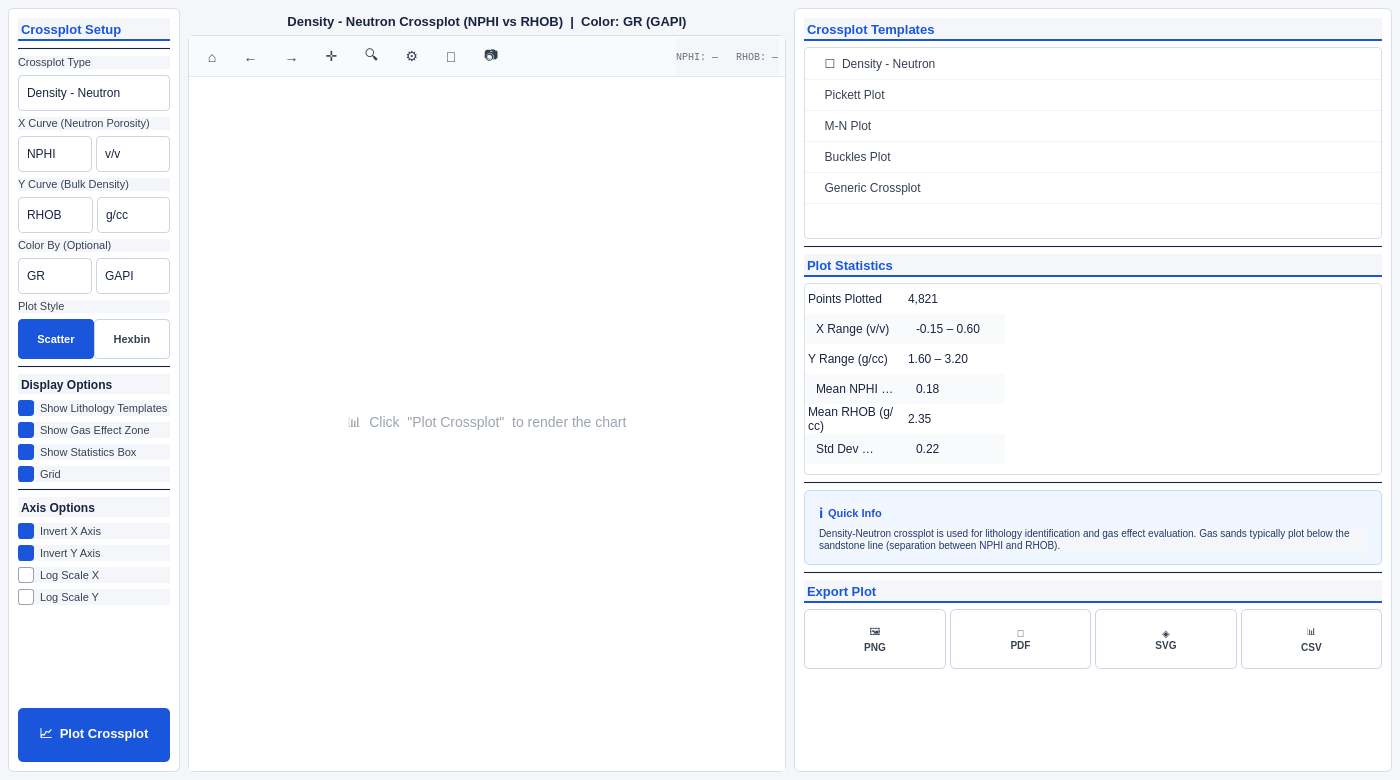
<?xml version="1.0" encoding="UTF-8"?>
<ui version="4.0">
 <class>CrossplotWidget</class>
 <widget class="QWidget" name="CrossplotWidget">
  <property name="geometry">
   <rect>
    <x>0</x>
    <y>0</y>
    <width>1400</width>
    <height>780</height>
   </rect>
  </property>
  <property name="windowTitle">
   <string>PetroARX — Crossplot Analysis</string>
  </property>
  <property name="styleSheet">
   <string notr="true">
/* ── Global ── */
QWidget {
    background-color: #F4F6FA;
    color: #1A2340;
    font-family: "Segoe UI", Arial, sans-serif;
    font-size: 12px;
}

/* ── Side panels ── */
#leftPanel, #rightPanel {
    background-color: #FFFFFF;
    border: 1px solid #D8DEE9;
    border-radius: 6px;
}

/* ── Section labels ── */
#lblCrossplotSetup, #lblTemplates, #lblPlotStatistics, #lblExportPlot {
    color: #1A56DB;
    font-size: 13px;
    font-weight: bold;
    padding: 4px 0px 2px 0px;
    border-bottom: 2px solid #1A56DB;
}

#lblAxisOptions, #lblDisplayOptions {
    color: #1A2340;
    font-size: 12px;
    font-weight: bold;
    padding: 4px 0px 2px 0px;
}

/* ── Field labels ── */
QLabel {
    color: #374151;
    font-size: 11px;
}

/* ── ComboBoxes ── */
QComboBox {
    background-color: #FFFFFF;
    border: 1px solid #CBD5E1;
    border-radius: 4px;
    padding: 4px 8px;
    color: #1A2340;
    selection-background-color: #1A56DB;
    min-height: 26px;
}
QComboBox:hover  { border-color: #1A56DB; }
QComboBox::drop-down {
    border: none;
    width: 20px;
}
QComboBox::down-arrow {
    image: none;
    border-left: 4px solid transparent;
    border-right: 4px solid transparent;
    border-top: 5px solid #6B7280;
    width: 0; height: 0;
    margin-right: 5px;
}

/* ── CheckBoxes ── */
QCheckBox {
    spacing: 6px;
    color: #374151;
    font-size: 11px;
}
QCheckBox::indicator {
    width: 14px;
    height: 14px;
    border: 1px solid #9CA3AF;
    border-radius: 3px;
    background: #FFFFFF;
}
QCheckBox::indicator:checked {
    background-color: #1A56DB;
    border-color: #1A56DB;
}

/* ── Plot style toggle buttons ── */
#btnScatter, #btnHexbin {
    border: 1px solid #CBD5E1;
    border-radius: 4px;
    padding: 5px 0px;
    font-size: 11px;
    font-weight: 500;
    min-height: 28px;
}
#btnScatter {
    background-color: #1A56DB;
    color: #FFFFFF;
    border-color: #1A56DB;
}
#btnHexbin {
    background-color: #FFFFFF;
    color: #374151;
}
#btnScatter:hover { background-color: #1648C0; }
#btnHexbin:hover  { background-color: #F1F5F9; }

/* ── Plot Crossplot button ── */
#btnPlotCrossplot {
    background-color: #1A56DB;
    color: #FFFFFF;
    border: none;
    border-radius: 5px;
    font-size: 13px;
    font-weight: bold;
    padding: 8px 0px;
    min-height: 38px;
}
#btnPlotCrossplot:hover  { background-color: #1648C0; }
#btnPlotCrossplot:pressed { background-color: #133AAA; }

/* ── Toolbar ── */
#plotToolbar {
    background-color: #F8FAFC;
    border-bottom: 1px solid #E2E8F0;
    padding: 2px 4px;
}
#plotToolbar QToolButton {
    background: transparent;
    border: 1px solid transparent;
    border-radius: 4px;
    padding: 4px 6px;
    color: #374151;
    font-size: 14px;
}
#plotToolbar QToolButton:hover  { background: #E8EFF9; border-color: #B0C4DE; }
#plotToolbar QToolButton:pressed { background: #D0DCF5; }

/* ── Plot title bar ── */
#lblPlotTitle {
    color: #1A2340;
    font-size: 13px;
    font-weight: bold;
    padding: 6px 0px;
    qproperty-alignment: AlignCenter;
}

/* ── Plot canvas frame ── */
#plotFrame {
    background-color: #FFFFFF;
    border: 1px solid #D8DEE9;
    border-radius: 6px;
}

/* ── Template list ── */
QListWidget {
    background-color: #FFFFFF;
    border: 1px solid #D8DEE9;
    border-radius: 4px;
    outline: none;
}
QListWidget::item {
    padding: 8px 10px;
    border-bottom: 1px solid #F1F5F9;
    color: #374151;
    font-size: 11px;
}
QListWidget::item:selected {
    background-color: #1A56DB;
    color: #FFFFFF;
    border-radius: 3px;
}
QListWidget::item:hover:!selected { background-color: #EBF2FF; }

/* ── Statistics table ── */
#statsTable {
    background-color: #FFFFFF;
    border: 1px solid #D8DEE9;
    border-radius: 4px;
    gridline-color: #F1F5F9;
}
#statsTable QHeaderView::section {
    background-color: #F4F6FA;
    border: none;
    border-bottom: 1px solid #D8DEE9;
    font-weight: bold;
    font-size: 10px;
    padding: 4px;
    color: #6B7280;
}
#statsTable::item { padding: 4px 8px; font-size: 11px; }
#statsTable::item:alternate { background-color: #F8FAFC; }

/* ── Quick info box ── */
#quickInfoFrame {
    background-color: #EFF6FF;
    border: 1px solid #BFDBFE;
    border-radius: 5px;
    padding: 6px;
}
#lblQuickInfoTitle {
    color: #1A56DB;
    font-size: 11px;
    font-weight: bold;
}
#lblQuickInfoBody {
    color: #1E3A6E;
    font-size: 10px;
    qproperty-wordWrap: true;
}

/* ── Export buttons ── */
#btnExportPNG, #btnExportPDF, #btnExportSVG, #btnExportCSV {
    background-color: #FFFFFF;
    border: 1px solid #CBD5E1;
    border-radius: 5px;
    color: #374151;
    font-size: 10px;
    font-weight: 500;
    padding: 6px 2px;
    min-height: 46px;
}
#btnExportPNG:hover, #btnExportPDF:hover,
#btnExportSVG:hover, #btnExportCSV:hover {
    background-color: #EBF2FF;
    border-color: #1A56DB;
    color: #1A56DB;
}

/* ── Separators ── */
QFrame[frameShape="4"],   /* HLine */
QFrame[frameShape="5"] {  /* VLine */
    color: #E2E8F0;
}

/* ── Scrollbars ── */
QScrollBar:vertical {
    width: 8px;
    background: #F4F6FA;
    border-radius: 4px;
}
QScrollBar::handle:vertical {
    background: #CBD5E1;
    border-radius: 4px;
    min-height: 20px;
}
QScrollBar::add-line:vertical, QScrollBar::sub-line:vertical { height: 0px; }
   </string>
  </property>

  <!-- ═══════════════════════════════════════════════════════════
       ROOT HORIZONTAL LAYOUT  [Left | Center | Right]
       ═══════════════════════════════════════════════════════════ -->
  <layout class="QHBoxLayout" name="rootLayout">
   <property name="spacing"><number>8</number></property>
   <property name="leftMargin"><number>8</number></property>
   <property name="topMargin"><number>8</number></property>
   <property name="rightMargin"><number>8</number></property>
   <property name="bottomMargin"><number>8</number></property>

   <!-- ╔══════════════════════════════╗
        ║        LEFT PANEL            ║
        ╚══════════════════════════════╝ -->
   <item>
    <widget class="QWidget" name="leftPanel">
     <property name="minimumWidth"><number>248</number></property>
     <property name="maximumWidth"><number>260</number></property>
     <layout class="QVBoxLayout" name="leftLayout">
      <property name="spacing"><number>6</number></property>
      <property name="leftMargin"><number>10</number></property>
      <property name="topMargin"><number>10</number></property>
      <property name="rightMargin"><number>10</number></property>
      <property name="bottomMargin"><number>10</number></property>

      <!-- Section title -->
      <item>
       <widget class="QLabel" name="lblCrossplotSetup">
        <property name="text"><string>Crossplot Setup</string></property>
       </widget>
      </item>

      <item><widget class="QFrame" name="line1"><property name="frameShape"><enum>QFrame::HLine</enum></property></widget></item>

      <!-- Crossplot Type -->
      <item>
       <widget class="QLabel" name="lblCrossplotType">
        <property name="text"><string>Crossplot Type</string></property>
       </widget>
      </item>
      <item>
       <widget class="QComboBox" name="cboCrossplotType">
        <item><property name="text"><string>Density - Neutron</string></property></item>
        <item><property name="text"><string>Pickett Plot</string></property></item>
        <item><property name="text"><string>M-N Plot</string></property></item>
        <item><property name="text"><string>Buckles Plot</string></property></item>
        <item><property name="text"><string>Generic Crossplot</string></property></item>
       </widget>
      </item>

      <!-- X Curve -->
      <item>
       <widget class="QLabel" name="lblXCurve">
        <property name="text"><string>X Curve (Neutron Porosity)</string></property>
       </widget>
      </item>
      <item>
       <layout class="QHBoxLayout" name="xCurveLayout">
        <property name="spacing"><number>4</number></property>
        <item>
         <widget class="QComboBox" name="cboXCurve">
          <item><property name="text"><string>NPHI</string></property></item>
          <item><property name="text"><string>TNPH</string></property></item>
          <item><property name="text"><string>CNCF</string></property></item>
         </widget>
        </item>
        <item>
         <widget class="QComboBox" name="cboXUnit">
          <property name="maximumWidth"><number>65</number></property>
          <item><property name="text"><string>v/v</string></property></item>
          <item><property name="text"><string>%</string></property></item>
          <item><property name="text"><string>dec</string></property></item>
         </widget>
        </item>
       </layout>
      </item>

      <!-- Y Curve -->
      <item>
       <widget class="QLabel" name="lblYCurve">
        <property name="text"><string>Y Curve (Bulk Density)</string></property>
       </widget>
      </item>
      <item>
       <layout class="QHBoxLayout" name="yCurveLayout">
        <property name="spacing"><number>4</number></property>
        <item>
         <widget class="QComboBox" name="cboYCurve">
          <item><property name="text"><string>RHOB</string></property></item>
          <item><property name="text"><string>DEN</string></property></item>
          <item><property name="text"><string>ZDEN</string></property></item>
         </widget>
        </item>
        <item>
         <widget class="QComboBox" name="cboYUnit">
          <property name="maximumWidth"><number>65</number></property>
          <item><property name="text"><string>g/cc</string></property></item>
          <item><property name="text"><string>kg/m3</string></property></item>
         </widget>
        </item>
       </layout>
      </item>

      <!-- Color By -->
      <item>
       <widget class="QLabel" name="lblColorBy">
        <property name="text"><string>Color By (Optional)</string></property>
       </widget>
      </item>
      <item>
       <layout class="QHBoxLayout" name="colorByLayout">
        <property name="spacing"><number>4</number></property>
        <item>
         <widget class="QComboBox" name="cboColorBy">
          <item><property name="text"><string>GR</string></property></item>
          <item><property name="text"><string>Sw</string></property></item>
          <item><property name="text"><string>PHIE</string></property></item>
          <item><property name="text"><string>Vcl</string></property></item>
          <item><property name="text"><string>None</string></property></item>
         </widget>
        </item>
        <item>
         <widget class="QComboBox" name="cboColorUnit">
          <property name="maximumWidth"><number>65</number></property>
          <item><property name="text"><string>GAPI</string></property></item>
          <item><property name="text"><string>v/v</string></property></item>
          <item><property name="text"><string>%</string></property></item>
         </widget>
        </item>
       </layout>
      </item>

      <!-- Plot Style -->
      <item>
       <widget class="QLabel" name="lblPlotStyle">
        <property name="text"><string>Plot Style</string></property>
       </widget>
      </item>
      <item>
       <layout class="QHBoxLayout" name="plotStyleLayout">
        <property name="spacing"><number>0</number></property>
        <item>
         <widget class="QPushButton" name="btnScatter">
          <property name="text"><string>Scatter</string></property>
          <property name="checkable"><bool>true</bool></property>
          <property name="checked"><bool>true</bool></property>
         </widget>
        </item>
        <item>
         <widget class="QPushButton" name="btnHexbin">
          <property name="text"><string>Hexbin</string></property>
          <property name="checkable"><bool>true</bool></property>
          <property name="checked"><bool>false</bool></property>
         </widget>
        </item>
       </layout>
      </item>

      <item><widget class="QFrame" name="line2"><property name="frameShape"><enum>QFrame::HLine</enum></property></widget></item>

      <!-- Display Options -->
      <item>
       <widget class="QLabel" name="lblDisplayOptions">
        <property name="text"><string>Display Options</string></property>
       </widget>
      </item>
      <item>
       <widget class="QCheckBox" name="chkLithologyTemplates">
        <property name="text"><string>Show Lithology Templates</string></property>
        <property name="checked"><bool>true</bool></property>
       </widget>
      </item>
      <item>
       <widget class="QCheckBox" name="chkGasEffectZone">
        <property name="text"><string>Show Gas Effect Zone</string></property>
        <property name="checked"><bool>true</bool></property>
       </widget>
      </item>
      <item>
       <widget class="QCheckBox" name="chkStatisticsBox">
        <property name="text"><string>Show Statistics Box</string></property>
        <property name="checked"><bool>true</bool></property>
       </widget>
      </item>
      <item>
       <widget class="QCheckBox" name="chkGrid">
        <property name="text"><string>Grid</string></property>
        <property name="checked"><bool>true</bool></property>
       </widget>
      </item>

      <item><widget class="QFrame" name="line3"><property name="frameShape"><enum>QFrame::HLine</enum></property></widget></item>

      <!-- Axis Options -->
      <item>
       <widget class="QLabel" name="lblAxisOptions">
        <property name="text"><string>Axis Options</string></property>
       </widget>
      </item>
      <item>
       <widget class="QCheckBox" name="chkInvertX">
        <property name="text"><string>Invert X Axis</string></property>
        <property name="checked"><bool>true</bool></property>
       </widget>
      </item>
      <item>
       <widget class="QCheckBox" name="chkInvertY">
        <property name="text"><string>Invert Y Axis</string></property>
        <property name="checked"><bool>true</bool></property>
       </widget>
      </item>
      <item>
       <widget class="QCheckBox" name="chkLogX">
        <property name="text"><string>Log Scale X</string></property>
        <property name="checked"><bool>false</bool></property>
       </widget>
      </item>
      <item>
       <widget class="QCheckBox" name="chkLogY">
        <property name="text"><string>Log Scale Y</string></property>
        <property name="checked"><bool>false</bool></property>
       </widget>
      </item>

      <item><spacer name="leftSpacer"><property name="orientation"><enum>Qt::Vertical</enum></property><property name="sizeHint" stdset="0"><size><width>20</width><height>20</height></size></property></spacer></item>

      <!-- Plot Button -->
      <item>
       <widget class="QPushButton" name="btnPlotCrossplot">
        <property name="text"><string>📈  Plot Crossplot</string></property>
       </widget>
      </item>

     </layout>
    </widget>
   </item>

   <!-- ╔══════════════════════════════╗
        ║       CENTER PANEL           ║
        ╚══════════════════════════════╝ -->
   <item>
    <widget class="QWidget" name="centerPanel">
     <layout class="QVBoxLayout" name="centerLayout">
      <property name="spacing"><number>0</number></property>
      <property name="leftMargin"><number>0</number></property>
      <property name="topMargin"><number>0</number></property>
      <property name="rightMargin"><number>0</number></property>
      <property name="bottomMargin"><number>0</number></property>

      <!-- Plot title -->
      <item>
       <widget class="QLabel" name="lblPlotTitle">
        <property name="text"><string>Density - Neutron Crossplot (NPHI vs RHOB)  |  Color: GR (GAPI)</string></property>
        <property name="alignment"><set>Qt::AlignCenter</set></property>
        <property name="styleSheet"><string>font-size:13px; font-weight:bold; color:#1A2340; padding:6px 0px;</string></property>
       </widget>
      </item>

      <!-- Plot frame containing toolbar + canvas -->
      <item>
       <widget class="QFrame" name="plotFrame">
        <property name="frameShape"><enum>QFrame::StyledPanel</enum></property>
        <layout class="QVBoxLayout" name="plotFrameLayout">
         <property name="spacing"><number>0</number></property>
         <property name="leftMargin"><number>0</number></property>
         <property name="topMargin"><number>0</number></property>
         <property name="rightMargin"><number>0</number></property>
         <property name="bottomMargin"><number>0</number></property>

         <!-- Toolbar -->
         <item>
          <widget class="QWidget" name="plotToolbar">
           <property name="minimumHeight"><number>38</number></property>
           <layout class="QHBoxLayout" name="toolbarLayout">
            <property name="spacing"><number>2</number></property>
            <property name="leftMargin"><number>6</number></property>
            <property name="topMargin"><number>2</number></property>
            <property name="rightMargin"><number>6</number></property>
            <property name="bottomMargin"><number>2</number></property>
            <item>
             <widget class="QToolButton" name="btnHome">
              <property name="text"><string>⌂</string></property>
              <property name="toolTip"><string>Reset View</string></property>
             </widget>
            </item>
            <item>
             <widget class="QToolButton" name="btnBack">
              <property name="text"><string>←</string></property>
              <property name="toolTip"><string>Previous View</string></property>
             </widget>
            </item>
            <item>
             <widget class="QToolButton" name="btnForward">
              <property name="text"><string>→</string></property>
              <property name="toolTip"><string>Next View</string></property>
             </widget>
            </item>
            <item>
             <widget class="QToolButton" name="btnPan">
              <property name="text"><string>✛</string></property>
              <property name="toolTip"><string>Pan</string></property>
             </widget>
            </item>
            <item>
             <widget class="QToolButton" name="btnZoom">
              <property name="text"><string>🔍</string></property>
              <property name="toolTip"><string>Zoom to Rectangle</string></property>
             </widget>
            </item>
            <item>
             <widget class="QToolButton" name="btnSubplots">
              <property name="text"><string>⚙</string></property>
              <property name="toolTip"><string>Configure Subplots</string></property>
             </widget>
            </item>
            <item>
             <widget class="QToolButton" name="btnSaveFig">
              <property name="text"><string>💾</string></property>
              <property name="toolTip"><string>Save Figure</string></property>
             </widget>
            </item>
            <item>
             <widget class="QToolButton" name="btnCopyFig">
              <property name="text"><string>📷</string></property>
              <property name="toolTip"><string>Copy to Clipboard</string></property>
             </widget>
            </item>
            <item>
             <spacer name="toolbarSpacer">
              <property name="orientation"><enum>Qt::Horizontal</enum></property>
              <property name="sizeHint" stdset="0"><size><width>40</width><height>20</height></size></property>
             </spacer>
            </item>
            <!-- Coord display -->
            <item>
             <widget class="QLabel" name="lblCoords">
              <property name="text"><string>NPHI: —   RHOB: —</string></property>
              <property name="styleSheet"><string>color:#6B7280; font-size:10px; font-family:monospace;</string></property>
             </widget>
            </item>
           </layout>
          </widget>
         </item>

         <!-- Canvas placeholder -->
         <item>
          <widget class="QWidget" name="matplotlibCanvas">
           <property name="sizePolicy">
            <sizepolicy hsizetype="Expanding" vsizetype="Expanding">
             <horstretch>1</horstretch>
             <verstretch>1</verstretch>
            </sizepolicy>
           </property>
           <property name="styleSheet">
            <string>background-color:#FFFFFF;</string>
           </property>
           <!-- Placeholder label shown before first plot -->
           <layout class="QVBoxLayout" name="canvasInnerLayout">
            <item>
             <spacer><property name="orientation"><enum>Qt::Vertical</enum></property><property name="sizeHint" stdset="0"><size><width>20</width><height>40</height></size></property></spacer>
            </item>
            <item>
             <widget class="QLabel" name="lblCanvasPlaceholder">
              <property name="text"><string>📊  Click  "Plot Crossplot"  to render the chart</string></property>
              <property name="alignment"><set>Qt::AlignCenter</set></property>
              <property name="styleSheet"><string>color:#9CA3AF; font-size:14px;</string></property>
             </widget>
            </item>
            <item>
             <spacer><property name="orientation"><enum>Qt::Vertical</enum></property><property name="sizeHint" stdset="0"><size><width>20</width><height>40</height></size></property></spacer>
            </item>
           </layout>
          </widget>
         </item>

        </layout>
       </widget>
      </item>

     </layout>
    </widget>
   </item>

   <!-- ╔══════════════════════════════╗
        ║       RIGHT PANEL            ║
        ╚══════════════════════════════╝ -->
   <item>
    <widget class="QWidget" name="rightPanel">
     <property name="minimumWidth"><number>248</number></property>
     <property name="maximumWidth"><number>270</number></property>
     <layout class="QVBoxLayout" name="rightLayout">
      <property name="spacing"><number>6</number></property>
      <property name="leftMargin"><number>10</number></property>
      <property name="topMargin"><number>10</number></property>
      <property name="rightMargin"><number>10</number></property>
      <property name="bottomMargin"><number>10</number></property>

      <!-- Templates title -->
      <item>
       <widget class="QLabel" name="lblTemplates">
        <property name="text"><string>Crossplot Templates</string></property>
       </widget>
      </item>

      <!-- Template list -->
      <item>
       <widget class="QListWidget" name="listTemplates">
        <property name="maximumHeight"><number>160</number></property>
        <item>
         <property name="text"><string>  ☐  Density - Neutron</string></property>
        </item>
        <item>
         <property name="text"><string>  Pickett Plot</string></property>
        </item>
        <item>
         <property name="text"><string>  M-N Plot</string></property>
        </item>
        <item>
         <property name="text"><string>  Buckles Plot</string></property>
        </item>
        <item>
         <property name="text"><string>  Generic Crossplot</string></property>
        </item>
       </widget>
      </item>

      <item><widget class="QFrame" name="line4"><property name="frameShape"><enum>QFrame::HLine</enum></property></widget></item>

      <!-- Plot Statistics title -->
      <item>
       <widget class="QLabel" name="lblPlotStatistics">
        <property name="text"><string>Plot Statistics</string></property>
       </widget>
      </item>

      <!-- Stats table -->
      <item>
       <widget class="QTableWidget" name="statsTable">
        <property name="maximumHeight"><number>185</number></property>
        <property name="columnCount"><number>2</number></property>
        <property name="rowCount"><number>6</number></property>
        <property name="showGrid"><bool>false</bool></property>
        <property name="alternatingRowColors"><bool>true</bool></property>
        <property name="editTriggers"><set>QAbstractItemView::NoEditTriggers</set></property>
        <property name="selectionMode"><enum>QAbstractItemView::NoSelection</enum></property>
        <attribute name="horizontalHeaderVisible"><bool>false</bool></attribute>
        <attribute name="verticalHeaderVisible"><bool>false</bool></attribute>
        <!-- Row 0 -->
        <item row="0" column="0"><property name="text"><string>Points Plotted</string></property></item>
        <item row="0" column="1"><property name="text"><string>4,821</string></property></item>
        <!-- Row 1 -->
        <item row="1" column="0"><property name="text"><string>X Range (v/v)</string></property></item>
        <item row="1" column="1"><property name="text"><string>-0.15 – 0.60</string></property></item>
        <!-- Row 2 -->
        <item row="2" column="0"><property name="text"><string>Y Range (g/cc)</string></property></item>
        <item row="2" column="1"><property name="text"><string>1.60 – 3.20</string></property></item>
        <!-- Row 3 -->
        <item row="3" column="0"><property name="text"><string>Mean NPHI (v/v)</string></property></item>
        <item row="3" column="1"><property name="text"><string>0.18</string></property></item>
        <!-- Row 4 -->
        <item row="4" column="0"><property name="text"><string>Mean RHOB (g/cc)</string></property></item>
        <item row="4" column="1"><property name="text"><string>2.35</string></property></item>
        <!-- Row 5 -->
        <item row="5" column="0"><property name="text"><string>Std Dev RHOB</string></property></item>
        <item row="5" column="1"><property name="text"><string>0.22</string></property></item>
       </widget>
      </item>

      <item><widget class="QFrame" name="line5"><property name="frameShape"><enum>QFrame::HLine</enum></property></widget></item>

      <!-- Quick Info box -->
      <item>
       <widget class="QFrame" name="quickInfoFrame">
        <property name="frameShape"><enum>QFrame::StyledPanel</enum></property>
        <layout class="QVBoxLayout" name="quickInfoLayout">
         <property name="spacing"><number>4</number></property>
         <property name="leftMargin"><number>8</number></property>
         <property name="topMargin"><number>6</number></property>
         <property name="rightMargin"><number>8</number></property>
         <property name="bottomMargin"><number>6</number></property>
         <item>
          <layout class="QHBoxLayout">
           <item>
            <widget class="QLabel" name="lblQuickInfoIcon">
             <property name="text"><string>ℹ</string></property>
             <property name="styleSheet"><string>color:#1A56DB; font-size:14px; font-weight:bold;</string></property>
            </widget>
           </item>
           <item>
            <widget class="QLabel" name="lblQuickInfoTitle">
             <property name="text"><string>Quick Info</string></property>
            </widget>
           </item>
           <item>
            <spacer><property name="orientation"><enum>Qt::Horizontal</enum></property><property name="sizeHint" stdset="0"><size><width>40</width><height>5</height></size></property></spacer>
           </item>
          </layout>
         </item>
         <item>
          <widget class="QLabel" name="lblQuickInfoBody">
           <property name="text"><string>Density-Neutron crossplot is used for lithology identification and gas effect evaluation. Gas sands typically plot below the sandstone line (separation between NPHI and RHOB).</string></property>
           <property name="wordWrap"><bool>true</bool></property>
          </widget>
         </item>
        </layout>
       </widget>
      </item>

      <item><widget class="QFrame" name="line6"><property name="frameShape"><enum>QFrame::HLine</enum></property></widget></item>

      <!-- Export Plot -->
      <item>
       <widget class="QLabel" name="lblExportPlot">
        <property name="text"><string>Export Plot</string></property>
       </widget>
      </item>
      <item>
       <layout class="QHBoxLayout" name="exportLayout">
        <property name="spacing"><number>4</number></property>
        <item>
         <widget class="QPushButton" name="btnExportPNG">
          <property name="text"><string>🖼
PNG</string></property>
          <property name="toolTip"><string>Export as PNG image</string></property>
         </widget>
        </item>
        <item>
         <widget class="QPushButton" name="btnExportPDF">
          <property name="text"><string>📄
PDF</string></property>
          <property name="toolTip"><string>Export as PDF document</string></property>
         </widget>
        </item>
        <item>
         <widget class="QPushButton" name="btnExportSVG">
          <property name="text"><string>◈
SVG</string></property>
          <property name="toolTip"><string>Export as SVG vector</string></property>
         </widget>
        </item>
        <item>
         <widget class="QPushButton" name="btnExportCSV">
          <property name="text"><string>📊
CSV</string></property>
          <property name="toolTip"><string>Export data as CSV</string></property>
         </widget>
        </item>
       </layout>
      </item>

      <item>
       <spacer name="rightSpacer">
        <property name="orientation"><enum>Qt::Vertical</enum></property>
        <property name="sizeHint" stdset="0"><size><width>20</width><height>20</height></size></property>
       </spacer>
      </item>

     </layout>
    </widget>
   </item>

  </layout>
 </widget>

 <!-- ═══════════════════════════════════════════
      TAB ORDER
      ═══════════════════════════════════════════ -->
 <tabstops>
  <tabstop>cboCrossplotType</tabstop>
  <tabstop>cboXCurve</tabstop>
  <tabstop>cboXUnit</tabstop>
  <tabstop>cboYCurve</tabstop>
  <tabstop>cboYUnit</tabstop>
  <tabstop>cboColorBy</tabstop>
  <tabstop>cboColorUnit</tabstop>
  <tabstop>btnScatter</tabstop>
  <tabstop>btnHexbin</tabstop>
  <tabstop>chkLithologyTemplates</tabstop>
  <tabstop>chkGasEffectZone</tabstop>
  <tabstop>chkStatisticsBox</tabstop>
  <tabstop>chkGrid</tabstop>
  <tabstop>chkInvertX</tabstop>
  <tabstop>chkInvertY</tabstop>
  <tabstop>chkLogX</tabstop>
  <tabstop>chkLogY</tabstop>
  <tabstop>btnPlotCrossplot</tabstop>
  <tabstop>listTemplates</tabstop>
  <tabstop>btnExportPNG</tabstop>
  <tabstop>btnExportPDF</tabstop>
  <tabstop>btnExportSVG</tabstop>
  <tabstop>btnExportCSV</tabstop>
 </tabstops>

 <resources/>
 <connections/>
</ui>
